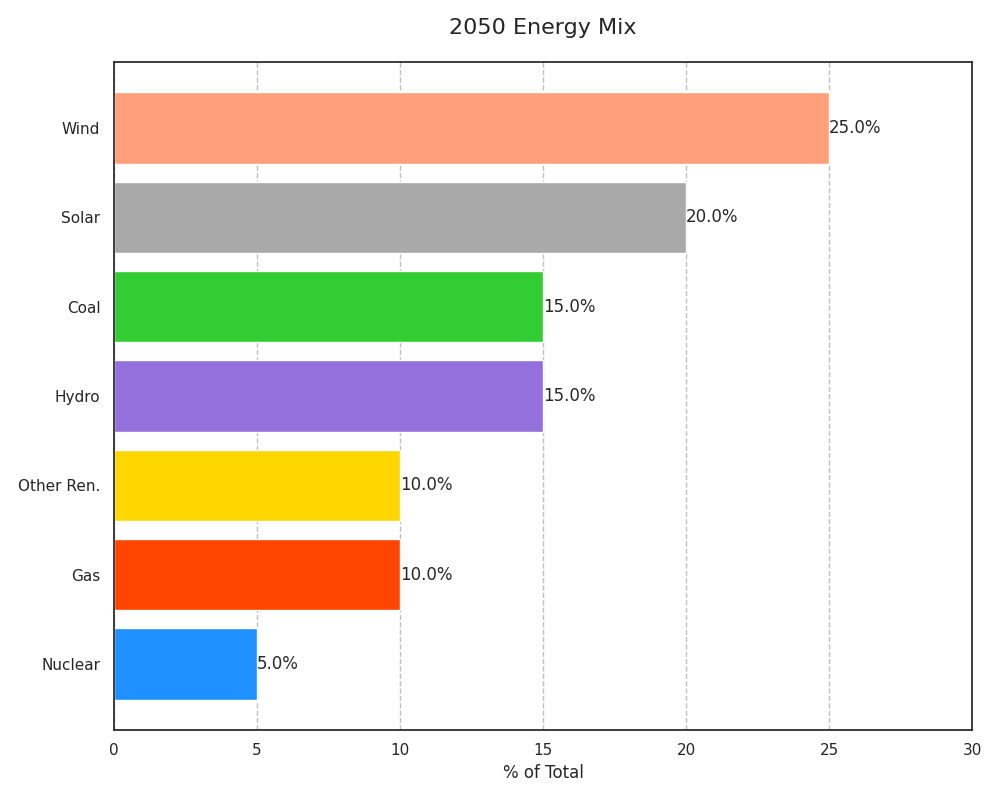

Write Python code to recreate this figure.
import matplotlib.pyplot as plt
import numpy as np

# Data for 2050
sources = ['Solar', 'Wind', 'Hydro', 'Nuclear', 'Coal', 'Gas', 'Other Ren.']
percent_2050 = [20, 25, 15, 5, 15, 10, 10]

# Sort data for 2050
sorted_idx = np.argsort(percent_2050)
sorted_sources = [sources[i] for i in sorted_idx]
sorted_percent_2050 = [percent_2050[i] for i in sorted_idx]

# Create bar chart
fig, ax = plt.subplots(figsize=(10, 8))

# Shuffle colors
colors_shuffled = ['#1E90FF', '#FF4500', '#FFD700', '#9370DB', '#32CD32', '#A9A9A9', '#FFA07A']

# Bar chart for 2050
bars = ax.barh(sorted_sources, sorted_percent_2050, color=colors_shuffled)
ax.xaxis.grid(True, linestyle='--', color='grey', alpha=0.5)
ax.bar_label(bars, fmt='%.1f%%')
ax.set_title('2050 Energy Mix', fontsize=16, pad=20)
ax.set_xlabel('% of Total', fontsize=12)
ax.set_xlim(0, 30)
ax.set_yticklabels(sorted_sources, fontsize=11)

plt.tight_layout()
plt.show()
